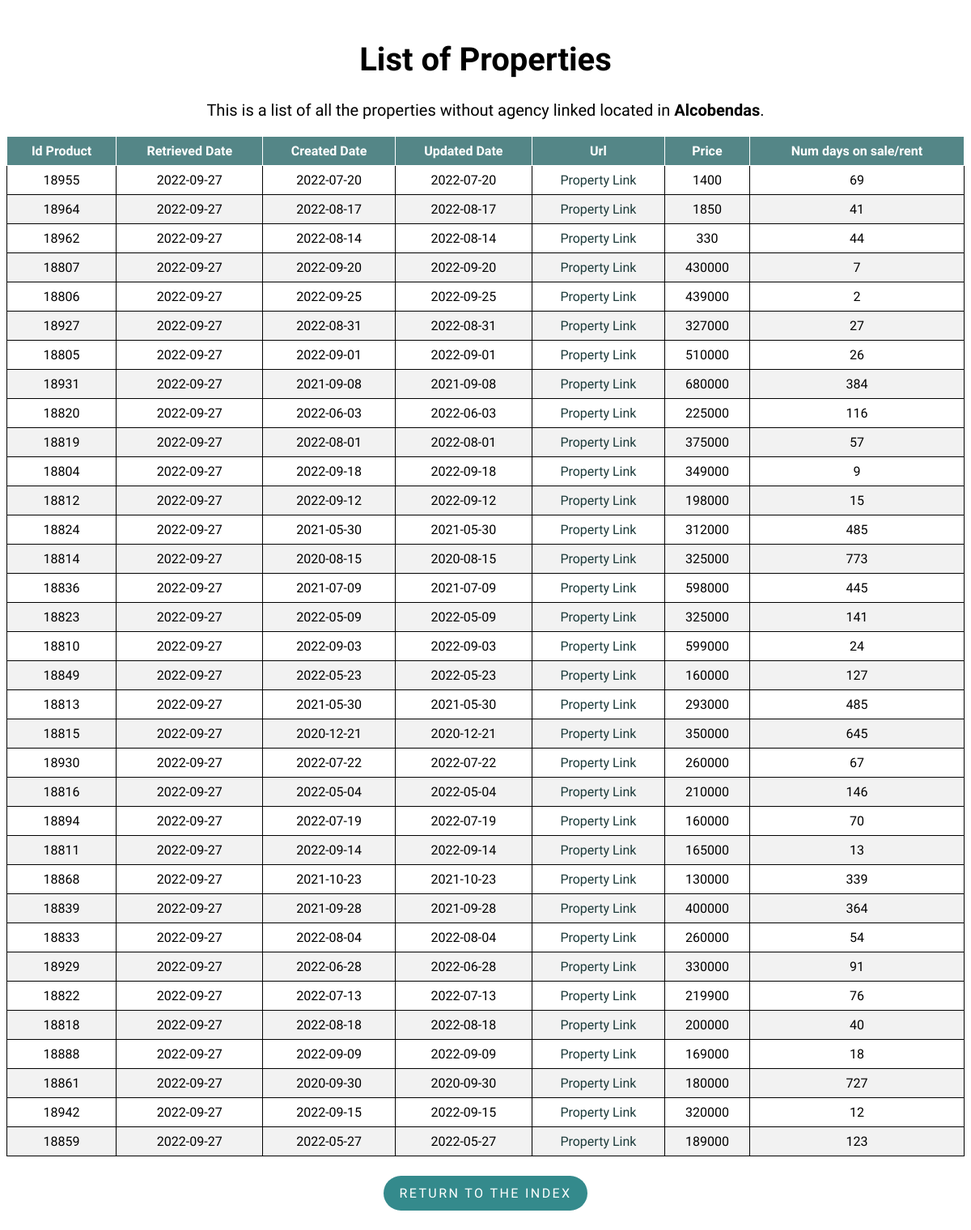
Page /property/Alcobendas on the committed database.
### flask-app/read_db.py (models this page shows)
class Property(db.Model):
    __tablename__ = 'properties'
    id_product = db.Column(db.Integer, primary_key=True)
    retrieved_date = db.Column(db.Date)
    created_date = db.Column(db.Date)
    url = db.Column(db.Text)
    mobile = db.Column(db.Integer)
    agency = db.Column(db.Text)
    real_estate_id = db.Column(db.Integer)
    price = db.Column(db.Integer)
    type_id = db.Column(db.Integer)
    trans_type_id = db.Column(db.Integer)
    location = db.Column(db.Text)
    num_days = db.Column(db.Integer)
    updated_date = db.Column(db.Date)

### flask-app/read_db.py (the view)
@app.route('/property/<location>', methods=['GET', 'POST'])
def property(location):
    properties = Property.query.filter_by(
        type_id=1, location=location).order_by(Property.url).distinct()
    return render_template('list.html', properties=properties, location=location)

### flask-app/templates/list.html (shortened to what this page needs)
<!DOCTYPE html>
<html lang="en">
<head>
    <link rel="stylesheet" type="text/css" href="{{ url_for('static', filename='styles/style.css') }}">
    <link rel="stylesheet" type="text/css" href="{{ url_for('static', filename='styles/tablesort.css') }}">
</head>
<body>
    <h1 class="list_header" style="font-size:40px;">List of Properties</h1>
    <p class="list_header" style="margin-top: 25px;font-size:20px;">This is a list of all the properties without agency linked located in
        <strong>{{ location }}</strong>.
    </p>
    <table class="table table-sortable">
        <thead>
            <tr>
                <th>Id Product</th>
                <th>Retrieved Date</th>
                <th>Created Date</th>
                <th>Updated Date</th>
                <th>Url</th>
                <th>Price</th>
                <th>Num days on sale/rent</th>
            </tr>
        </thead>
        <tbody>
            {% for property in properties %}
            <tr>
                <td>{{ property.id_product }}</td>
                <td>{{ property.retrieved_date }}</td>
                <td>{{ property.created_date }}</td>
                <td>{{ property.updated_date }}</td>
                <td>
                    <a class="property_link" href={{ property.url }}>Property Link</a>
                </td>
                <td><a>{{ property.price }}</a></td>
                <td>{{ property.num_days }}</td>
            </tr>
            {% endfor %}
        </tbody>
    </table>
    <div class = "btn_container">
        <p class="return_btn"><a class = "btn_link" href="{{ url_for('index') }}">Return to the index</a></p>
    </div>
</body>
</html>

### flask-app/static/styles/style.css (style rules this page uses)
body { font-family: 'Muli','Open Sans','Open Sans-fallback',sans-serif; }
table, th, td { border: 1px solid; }
table { width: 100%; border-collapse: collapse; }
th, td { text-align: center; padding: 8px; }
tr:nth-child(even) { background-color: #f2f2f2 }
th { background-color: rgb(84, 134, 135); color: white; }
.index_header, .list_header { margin-top: 50px; text-align: center; }
a.property_link { text-decoration: none; }
a.property_link:link, a.property_link:visited { color: rgb(28, 58, 58); }
.return_btn { display: inline-block; padding: .75rem 1.25rem; border-radius: 10rem; text-transform: uppercase; font-size: 1rem; letter-spacing: .15rem; transition: all .3s; position: relative; overflow: hidden; z-index: 1; background-color: rgb(52, 138, 140); }
.btn_link { text-decoration: none; color: #fff; }
.btn_container { margin-top: 8px; display: flex; justify-content: center; align-items: center; }

### flask-app/static/styles/tablesort.css (style rules this page uses)
.table-sortable th { cursor: pointer; }

### rows in the picture
Property: id_product "18955", retrieved_date "2022-09-27", created_date "2022-07-20", updated_date "2022-07-20", price "1400", num_days "69"
Property: id_product "18964", retrieved_date "2022-09-27", created_date "2022-08-17", updated_date "2022-08-17", price "1850", num_days "41"
Property: id_product "18962", retrieved_date "2022-09-27", created_date "2022-08-14", updated_date "2022-08-14", price "330", num_days "44"
Property: id_product "18807", retrieved_date "2022-09-27", created_date "2022-09-20", updated_date "2022-09-20", price "430000", num_days "7"
Property: id_product "18806", retrieved_date "2022-09-27", created_date "2022-09-25", updated_date "2022-09-25", price "439000", num_days "2"
Property: id_product "18927", retrieved_date "2022-09-27", created_date "2022-08-31", updated_date "2022-08-31", price "327000", num_days "27"
Property: id_product "18805", retrieved_date "2022-09-27", created_date "2022-09-01", updated_date "2022-09-01", price "510000", num_days "26"
Property: id_product "18931", retrieved_date "2022-09-27", created_date "2021-09-08", updated_date "2021-09-08", price "680000", num_days "384"
Property: id_product "18820", retrieved_date "2022-09-27", created_date "2022-06-03", updated_date "2022-06-03", price "225000", num_days "116"
Property: id_product "18819", retrieved_date "2022-09-27", created_date "2022-08-01", updated_date "2022-08-01", price "375000", num_days "57"
Property: id_product "18804", retrieved_date "2022-09-27", created_date "2022-09-18", updated_date "2022-09-18", price "349000", num_days "9"
Property: id_product "18812", retrieved_date "2022-09-27", created_date "2022-09-12", updated_date "2022-09-12", price "198000", num_days "15"
Property: id_product "18824", retrieved_date "2022-09-27", created_date "2021-05-30", updated_date "2021-05-30", price "312000", num_days "485"
Property: id_product "18814", retrieved_date "2022-09-27", created_date "2020-08-15", updated_date "2020-08-15", price "325000", num_days "773"
Property: id_product "18836", retrieved_date "2022-09-27", created_date "2021-07-09", updated_date "2021-07-09", price "598000", num_days "445"
Property: id_product "18823", retrieved_date "2022-09-27", created_date "2022-05-09", updated_date "2022-05-09", price "325000", num_days "141"
Property: id_product "18810", retrieved_date "2022-09-27", created_date "2022-09-03", updated_date "2022-09-03", price "599000", num_days "24"
Property: id_product "18849", retrieved_date "2022-09-27", created_date "2022-05-23", updated_date "2022-05-23", price "160000", num_days "127"
Property: id_product "18813", retrieved_date "2022-09-27", created_date "2021-05-30", updated_date "2021-05-30", price "293000", num_days "485"
Property: id_product "18815", retrieved_date "2022-09-27", created_date "2020-12-21", updated_date "2020-12-21", price "350000", num_days "645"
Property: id_product "18930", retrieved_date "2022-09-27", created_date "2022-07-22", updated_date "2022-07-22", price "260000", num_days "67"
Property: id_product "18816", retrieved_date "2022-09-27", created_date "2022-05-04", updated_date "2022-05-04", price "210000", num_days "146"
Property: id_product "18894", retrieved_date "2022-09-27", created_date "2022-07-19", updated_date "2022-07-19", price "160000", num_days "70"
Property: id_product "18811", retrieved_date "2022-09-27", created_date "2022-09-14", updated_date "2022-09-14", price "165000", num_days "13"
Property: id_product "18868", retrieved_date "2022-09-27", created_date "2021-10-23", updated_date "2021-10-23", price "130000", num_days "339"
Property: id_product "18839", retrieved_date "2022-09-27", created_date "2021-09-28", updated_date "2021-09-28", price "400000", num_days "364"
Property: id_product "18833", retrieved_date "2022-09-27", created_date "2022-08-04", updated_date "2022-08-04", price "260000", num_days "54"
Property: id_product "18929", retrieved_date "2022-09-27", created_date "2022-06-28", updated_date "2022-06-28", price "330000", num_days "91"
Property: id_product "18822", retrieved_date "2022-09-27", created_date "2022-07-13", updated_date "2022-07-13", price "219900", num_days "76"
Property: id_product "18818", retrieved_date "2022-09-27", created_date "2022-08-18", updated_date "2022-08-18", price "200000", num_days "40"
Property: id_product "18888", retrieved_date "2022-09-27", created_date "2022-09-09", updated_date "2022-09-09", price "169000", num_days "18"
Property: id_product "18861", retrieved_date "2022-09-27", created_date "2020-09-30", updated_date "2020-09-30", price "180000", num_days "727"
Property: id_product "18942", retrieved_date "2022-09-27", created_date "2022-09-15", updated_date "2022-09-15", price "320000", num_days "12"
Property: id_product "18859", retrieved_date "2022-09-27", created_date "2022-05-27", updated_date "2022-05-27", price "189000", num_days "123"

### other values in the picture
{{ location }} "Alcobendas"
